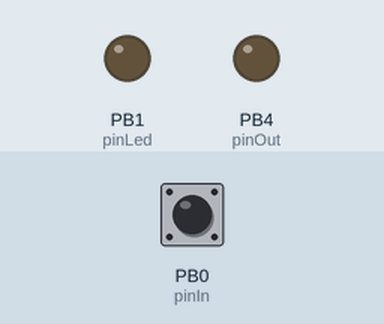
The sketch below on a simulated ATtiny85, built with avr-gcc and run on an emulated ATtiny85. Shown: output pins drawn as LEDs (lit = HIGH). The test bench sets the inputs (shaded band); at power-on: PB0 (pinIn) HIGH.

Above: at 1.2 s.
1.3 s: PB0 (pinIn) pulled LOW for 0.15 s
At 1.52 s:
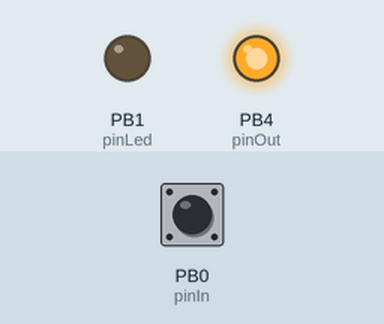
Timing chart, 0 to 4.3 s (numbered marks = the images above; inputs shaded):
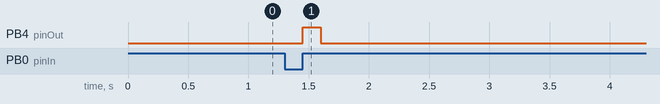

The sketch:

main.ino
```cpp
#include <Arduino.h>

// Конфигурация пинов
const int pinIn = 0;       // Вход от датчика Холла мотора (PB0)
const int pinLed = 1;      // Встроенный светодиод-тахометр (PB1)
const int pinOut = 4;      // Выход частоты на плату кондиционера (PB4)

// Стартовая задержка (4 секунды)
const unsigned long start_delay = 4000;

// Переменные для замера частоты
volatile unsigned long last_micros = 0;
volatile unsigned long real_period = 0;
volatile unsigned int pulse_count = 0;
volatile bool led_trigger = false;

unsigned long out_period = 0;
unsigned long last_out_toggle = 0;
bool out_state = false;
unsigned long boot_time = 0;

// Переменные для фильтрации частоты
float smoothed_freq = 45.0;
const float alpha = 0.15;

void onMotorPulse() {
  unsigned long current_micros = micros();
  unsigned long duration = current_micros - last_micros;

  if (duration > 2500) {
    real_period = duration * 2;
    last_micros = current_micros;

    pulse_count++;
    if (pulse_count >= 10) {
      pulse_count = 0;
      led_trigger = true;
    }
  }
}

void setup() {
  boot_time = millis();

  pinMode(pinIn, INPUT_PULLUP);
  pinMode(pinLed, OUTPUT);
  pinMode(pinOut, OUTPUT);

  digitalWrite(pinLed, LOW);

  GIMSK |= (1 << PCIE);
  PCMSK |= (1 << PCINT0);
  sei();
}

ISR(PCINT0_vect) {
  onMotorPulse();
}

void loop() {
  unsigned long current_millis = millis();
  unsigned long current_micros = micros();

  // Визуальный тахометр
  if (led_trigger) {
    led_trigger = false;
    digitalWrite(pinLed, !digitalRead(pinLed));
  }

  // Защита от полной остановки
  if (current_micros - last_micros > 250000) {
    real_period = 0;
    digitalWrite(pinLed, LOW);
  }

  // Расчет выходного периода
  if (real_period == 0) {
    out_period = 0;
  } else if (current_millis - boot_time < start_delay) {
    out_period = real_period; // Старт 1 в 1
  } else {
    float real_freq = 1000000.0 / (float)real_period;

    // Сглаживаем частоту
    smoothed_freq = (alpha * real_freq) + ((1.0 - alpha) * smoothed_freq);

    // НЕЛИНЕЙНЫЙ АЛГОРИТМ:
    // На 45Гц (минимум) К = 1.85 (сильный обман)
    // На 80Гц (максимум) К = 1.15 (слабый обман)
    float K = 1.85 - ((smoothed_freq - 45.0) * (1.85 - 1.15) / (80.0 - 45.0));

    // Безопасные рамки для К
    if (K > 1.95) K = 1.95;
    if (K < 1.10) K = 1.10;

    out_period = (unsigned long)((float)real_period / K);
  }

  // Генерация меандра на P4
  if (out_period > 0) {
    unsigned long half_period = out_period / 2;
    if (current_micros - last_out_toggle >= half_period) {
      out_state = !out_state;
      digitalWrite(pinOut, out_state);
      last_out_toggle = current_micros;
    }
  } else {
    digitalWrite(pinOut, LOW);
  }
}
```

Measured:
- after the input at 1.3 s, PB4 (pinOut): LOW → HIGH after 0.15 s, → LOW 0.15 s later
